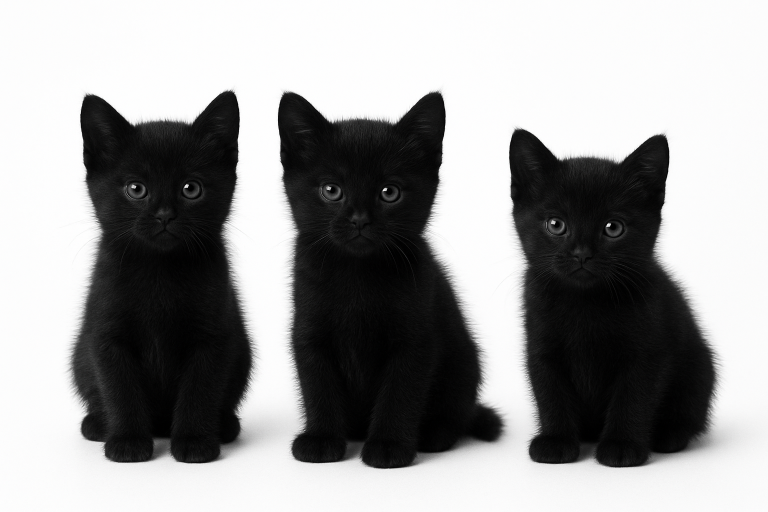
#> input picture data/cats.png, 1536 x 1024 px, found by its file name (shown at 1/2 size)
$ python object_detection.py
#> lines starting #> are read from the running program, lines starting #| are printed output that depends on the picture; after the words box and inside, x2 and y2 are one past the last pixel; in counts of white or black regions, pixels touching at a corner belong together
import os
import cv2

img=cv2.imread(os.path.join('.','data','cats.png'))
#> img is the input picture: shape (1024, 1536, 3); mean B, G, R 152.8, 152.8, 152.8
# 3 channels img
resized_img=cv2.resize(img,(786,512))
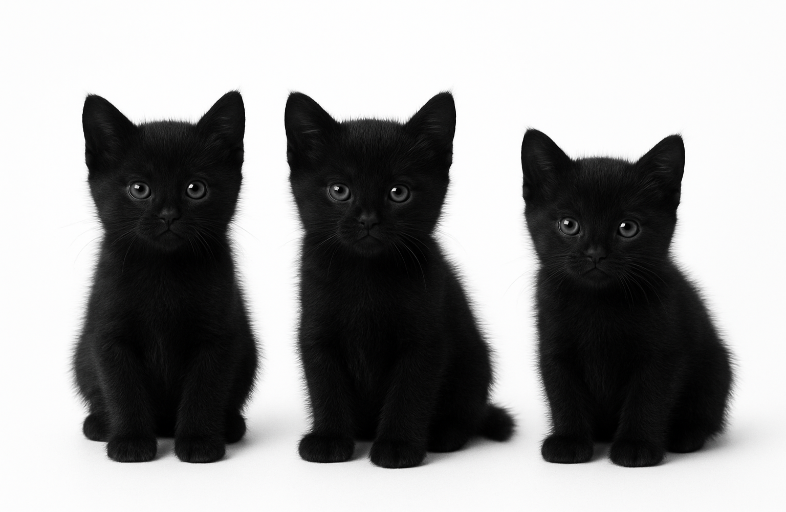
#> resized_img: shape (512, 786, 3); mean B, G, R 152.8, 152.7, 152.7
# 1 channel img (gray)
img_gray=cv2.cvtColor(resized_img,cv2.COLOR_BGR2GRAY)
# convert to a binary image , the object must white to find contours
ret,threshold = cv2.threshold(img_gray,127,255,cv2.THRESH_BINARY_INV)
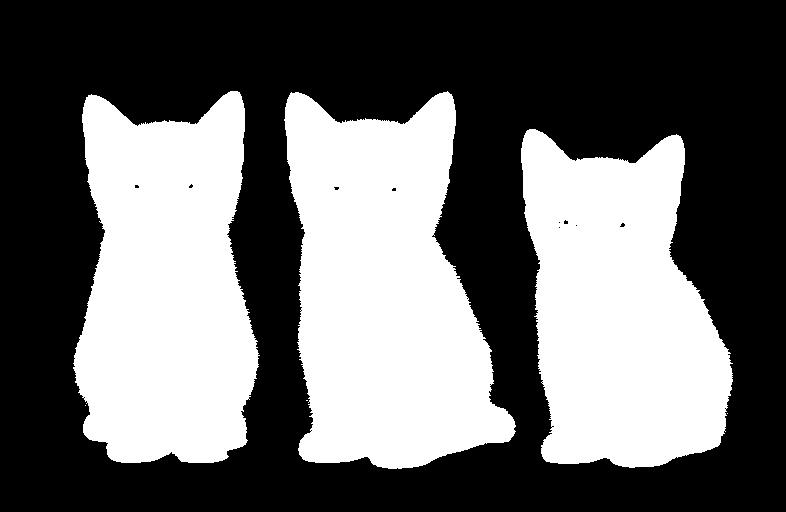
#> threshold: shape (512, 786); 41.2% white; 6 white regions (3 under 20 px)
# find contours
contours,hierarchy=cv2.findContours(threshold,cv2.RETR_TREE, cv2.CHAIN_APPROX_SIMPLE)
#> contours = 23 contours, 19 with area under 20; largest, box (x1, y1, x2, y2) and area: (284, 91, 516, 469) 59030, (73, 91, 260, 463) 53538, (521, 129, 733, 468) 51558, (619, 222, 626, 228) 20
for cnt in contours :
  # remove noises (the contour area more then 200 pixel )
  if (cv2.contourArea(cnt) > 200 ) :
    # find boundres
    x1 , y1 , w , h = cv2.boundingRect(cnt)
    #convert to a rectangle
    cv2.rectangle(resized_img,(x1,y1),(x1+w,y1+h),(0,255,0),2)
#> this loop made 23 passes
#> (x1, y1, w, h) on passes 4, 13, 20: (521, 129, 212, 339), (284, 91, 232, 378), (73, 91, 187, 372)
#> cnt on passes 1, 2, 3, 6, 7, 8: [[727, 413]], [[85, 405]], [[306, 400], [307, 400]], [[724, 408], [725, 407], [726, 408], [725, 409]], [[541, 382], [542, 381], [543, 382], [542, 383]], [[558, 227], [559, 226], [560, 227], [559, 228]]
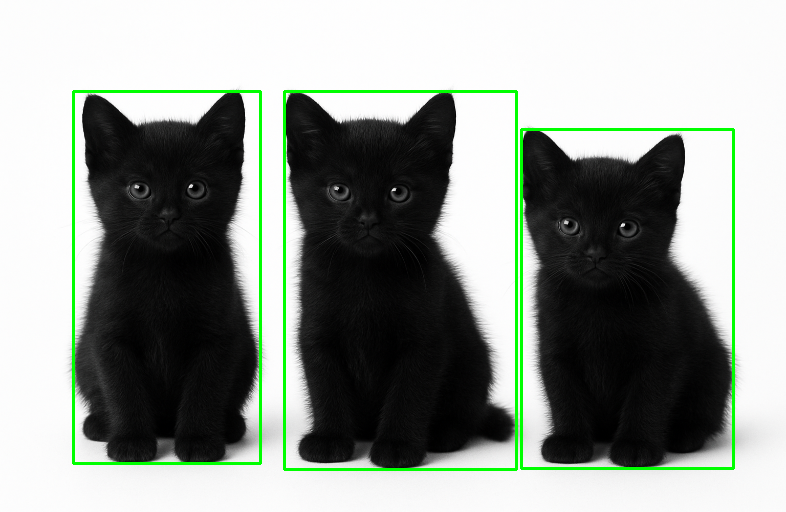
#> resized_img: shape (512, 786, 3); 2.56% of pixels changed, all inside (x1, y1, x2, y2) = (72, 90, 735, 471)


cv2.imshow('resized_img',resized_img)
cv2.imshow('threshold',threshold)
cv2.waitKey(0)
